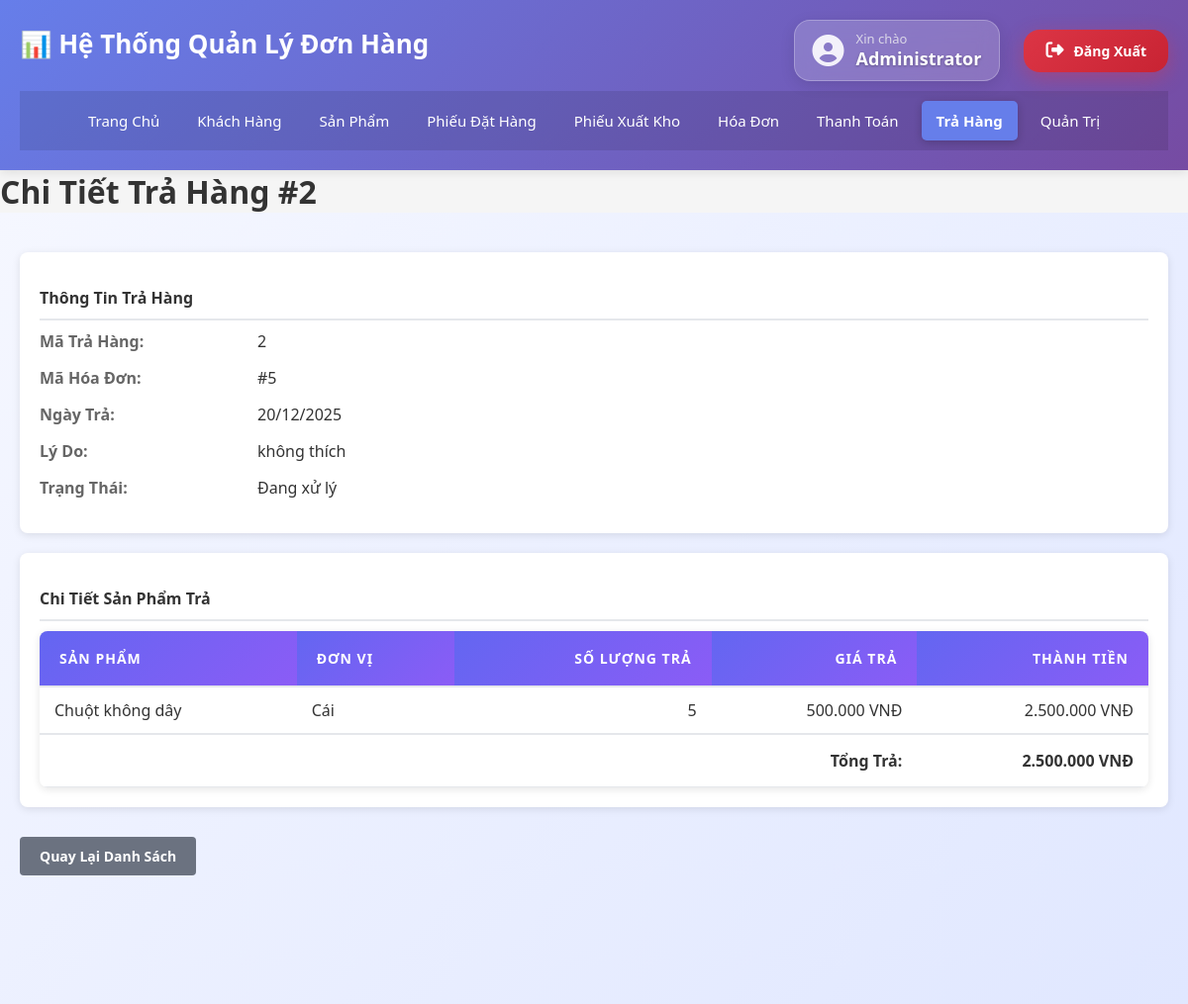
/tra_hang/detail.php?id=2 (signed in), run on the app's committed database.
### tables this page shows
CREATE TABLE `tra_hang` (
  `ma_tra_hang` int(11) NOT NULL,
  `ma_hoa_don` int(11) NOT NULL,
  `ngay_tra` date NOT NULL,
  `ly_do` text DEFAULT NULL,
  `trang_thai` enum('Đang xử lý','Hoàn thành') DEFAULT 'Đang xử lý'
);

CREATE TABLE `chi_tiet_tra_hang` (
  `ma_chi_tiet` int(11) NOT NULL,
  `ma_tra_hang` int(11) NOT NULL,
  `ma_san_pham` int(11) NOT NULL,
  `so_luong_tra` int(11) NOT NULL,
  `gia_tra` decimal(15,2) DEFAULT NULL,
  `thanh_tien_tra` decimal(15,2) GENERATED ALWAYS AS (`so_luong_tra` * `gia_tra`) STORED
);

CREATE TABLE `san_pham` (
  `ma_san_pham` int(11) NOT NULL,
  `ten_san_pham` varchar(255) NOT NULL,
  `ma_loai_san_pham` int(11) DEFAULT NULL,
  `gia_ban` decimal(15,2) NOT NULL,
  `don_vi` varchar(50) DEFAULT 'Cái',
  `mo_ta` text DEFAULT NULL,
  `ngay_tao` datetime DEFAULT current_timestamp()
);

### config.php (called while the page is built, shortened)
<?php
function formatMoney($amount) {
    return number_format($amount, 0, ',', '.');
}
?>

### tra_hang/detail.php (the view, shortened to what this page needs)
<?php
include '../config.php';
$id = $_GET['id'] ?? 0;
$sql = "SELECT * FROM tra_hang WHERE ma_tra_hang = " . intval($id);
$result = $conn->query($sql);
$tra_hang = $result->fetch_assoc();
$sql_ct = "SELECT ct.*, sp.ten_san_pham, sp.don_vi
          FROM chi_tiet_tra_hang ct
          JOIN san_pham sp ON ct.ma_san_pham = sp.ma_san_pham
          WHERE ct.ma_tra_hang = " . intval($id);
$result_ct = $conn->query($sql_ct);
?>
<!DOCTYPE html>
<html lang="vi">
<head>
    <link rel="stylesheet" href="../../css/style.css">
</head>
<body>
    <div class="container">
        <?php include '../header.php'; ?>
        <h1>Chi Tiết Trả Hàng #<?php echo $id; ?></h1>
        <main>
            <div class="detail-section">
                <h3>Thông Tin Trả Hàng</h3>
                <div class="detail-row">
                    <label>Mã Trả Hàng:</label>
                    <p><?php echo $tra_hang['ma_tra_hang']; ?></p>
                </div>
                <div class="detail-row">
                    <label>Mã Hóa Đơn:</label>
                    <p>#<?php echo $tra_hang['ma_hoa_don']; ?></p>
                </div>
                <div class="detail-row">
                    <label>Ngày Trả:</label>
                    <p><?php echo date('d/m/Y', strtotime($tra_hang['ngay_tra'])); ?></p>
                </div>
                <div class="detail-row">
                    <label>Lý Do:</label>
                    <p><?php echo htmlspecialchars($tra_hang['ly_do'] ?? ''); ?></p>
                </div>
                <div class="detail-row">
                    <label>Trạng Thái:</label>
                    <p><span class='status-<?php echo strtolower(str_replace(' ', '-', $tra_hang['trang_thai'])); ?>'><?php echo $tra_hang['trang_thai']; ?></span></p>
                </div>
            </div>
            <div class="detail-section">
                <h3>Chi Tiết Sản Phẩm Trả</h3>
                <table class="table">
                    <thead>
                        <tr>
                            <th>Sản Phẩm</th>
                            <th>Đơn Vị</th>
                            <th style="text-align: right;">Số Lượng Trả</th>
                            <th style="text-align: right;">Giá Trả</th>
                            <th style="text-align: right;">Thành Tiền</th>
                        </tr>
                    </thead>
                    <tbody>
                        <?php
                        $tong_tra = 0;
                        while ($row = $result_ct->fetch_assoc()) {
                            $thanh_tien = $row['so_luong_tra'] * $row['gia_tra'];
                            $tong_tra += $thanh_tien;
                            echo "<tr>";
                            echo "<td>" . htmlspecialchars($row['ten_san_pham']) . "</td>";
                            echo "<td>" . htmlspecialchars($row['don_vi']) . "</td>";
                            echo "<td style='text-align: right;'>" . $row['so_luong_tra'] . "</td>";
                            echo "<td style='text-align: right;'>" . formatMoney($row['gia_tra']) . " VNĐ</td>";
                            echo "<td style='text-align: right;'>" . formatMoney($thanh_tien) . " VNĐ</td>";
                            echo "</tr>";
                        }
                        ?>
                    </tbody>
                    <tfoot>
                        <tr style="font-weight: bold; border-top: 2px solid #e5e7eb;">
                            <td colspan="4" style="text-align: right;">Tổng Trả:</td>
                            <td style="text-align: right; padding: 15px;"><?php echo formatMoney($tong_tra); ?> VNĐ</td>
                        </tr>
                    </tfoot>
                </table>
            </div>
            <div class="form-actions">
                <a href="list.php" class="btn-secondary">Quay Lại Danh Sách</a>
            </div>
        </main>
    </div>
</body>
</html>

### css/style.css (style rules this page uses)
* { margin: 0; padding: 0; box-sizing: border-box; }
body { font-family: 'Segoe UI', Tahoma, Geneva, Verdana, sans-serif; background-color: #f5f5f5; color: #333; }
.container { max-width: 1200px; margin: 0 auto; min-height: 100vh; display: flex; flex-direction: column; }
main { flex: 1; padding: 30px 20px; }
.table { width: 100%; border-collapse: collapse; background: white; box-shadow: 0 2px 8px rgba(0,0,0,0.1); border-radius: 8px; overflow: hidden; }
.table thead { background-color: #f3f4f6; border-bottom: 2px solid #e5e7eb; }
.table th { padding: 15px; text-align: left; font-weight: 600; color: #333; font-size: 14px; }
.table td { padding: 12px 15px; border-bottom: 1px solid #e5e7eb; }
.form-actions { display: flex; gap: 10px; margin-top: 30px; }
.btn-primary, .btn-secondary, .btn-danger, .btn-warning, .btn-info, .btn-logout { padding: 10px 20px; border: none; border-radius: 4px; font-size: 14px; cursor: pointer; text-decoration: none; display: inline-block; transition: all 0.3s; font-weight: 600; }
.btn-secondary { background-color: #6b7280; color: white; }
.detail-section { background: white; padding: 20px; border-radius: 8px; box-shadow: 0 2px 8px rgba(0,0,0,0.1); margin-bottom: 20px; }
.detail-section h3 { margin: 15px 0 10px 0; font-size: 16px; border-bottom: 2px solid #e5e7eb; padding-bottom: 10px; }
.detail-row { display: grid; grid-template-columns: 200px 1fr; gap: 20px; margin-bottom: 15px; }
.detail-row label { font-weight: 600; color: #666; }
.detail-row p { color: #333; }
main { flex: 1; padding: 40px 20px; background: linear-gradient(135deg, #f5f7ff 0%, #e0e7ff 100%); min-height: 100vh; }
.table thead th { background: linear-gradient(135deg, #6366f1, #8b5cf6); color: white; font-weight: 700; font-size: 14px; text-transform: uppercase; letter-spacing: 1px; padding: 18px 20px; }

### data on the page
tra_hang: ma_tra_hang "2", ma_hoa_don "5", ngay_tra "20/12/2025", ly_do "không thích", trang_thai "Đang xử lý"
chi_tiet_tra_hang: ma_san_pham.ten_san_pham "Chuột không dây", ma_san_pham.don_vi "Cái", so_luong_tra "5", gia_tra "500.000", formatMoney($thanh_tien) "2.500.000"

### other printed values
$_SESSION['full_name'] "Administrator"
$id "2"
formatMoney($tong_tra) "2.500.000"
